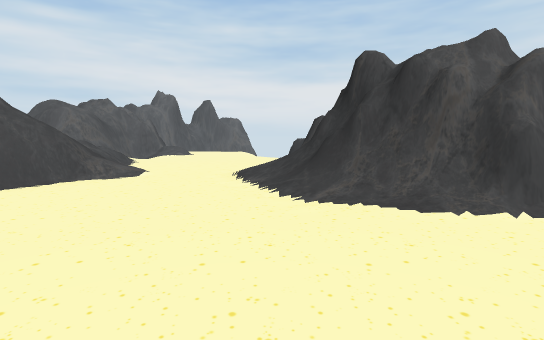
[1] (above)

24 first-person views from a walk through a Unity game level. The camera is 1.5 m above the floor, tilts 6° down and sees 85° across. The floor is counted in squares, 2 m on a side. Each view is taken from the middle of a square. On the plan, view 1 faces up. The plan holds only what a view shows up to about 10 squares ahead; the rest is blank.

[2]
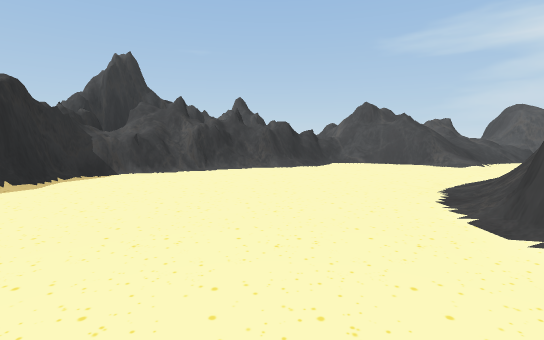

[3]
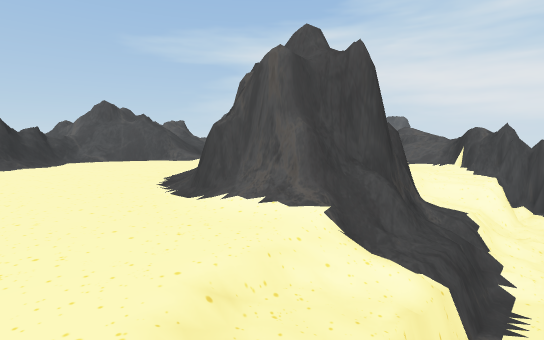

[4]
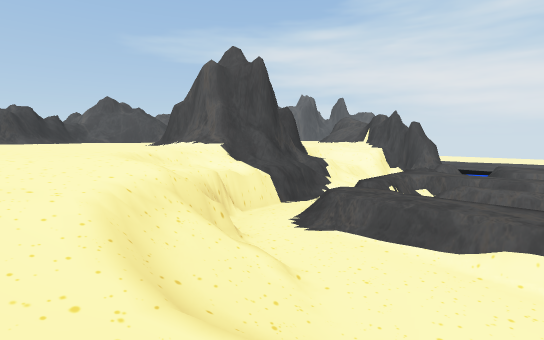

[5]
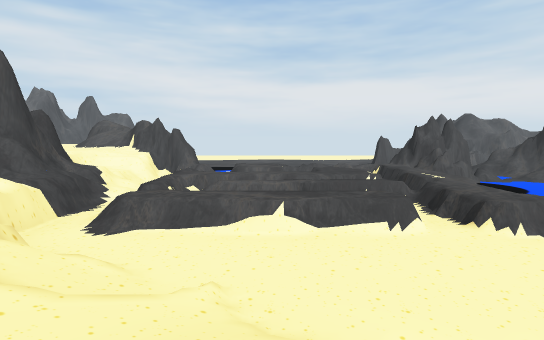

[6]
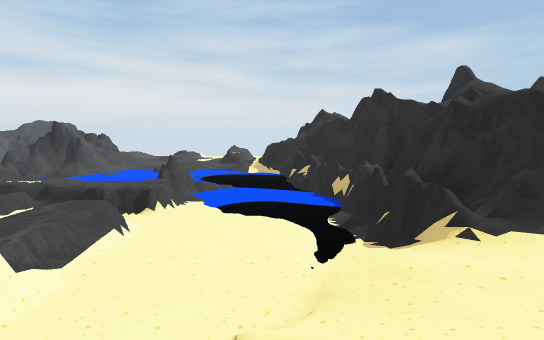

[7]
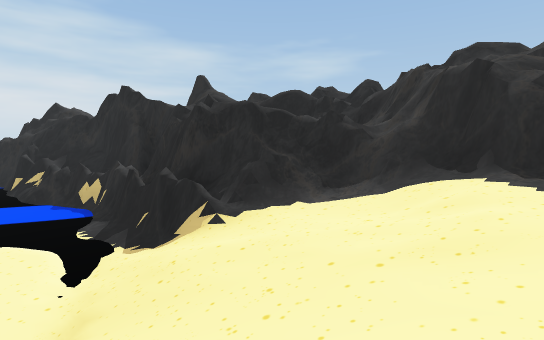

[8]
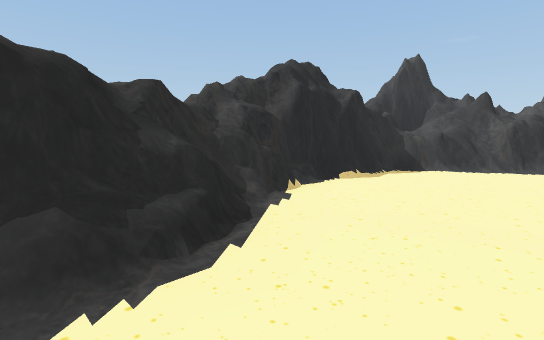

[9]
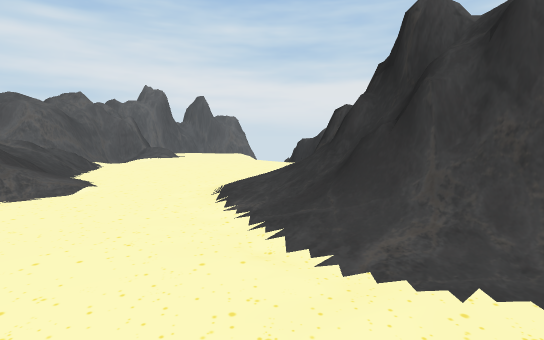

[10]
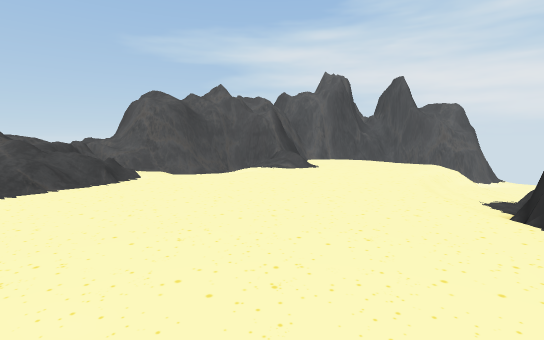

[11]
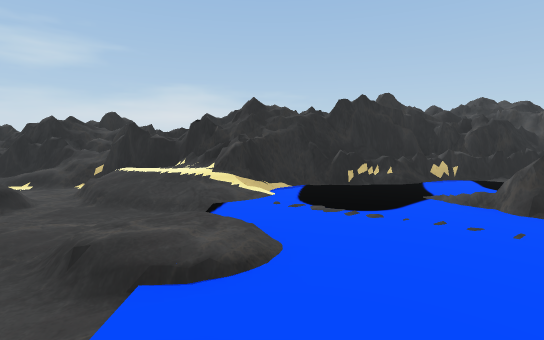

[12]
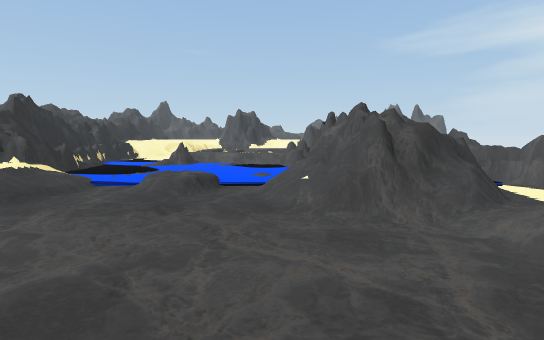

[13]
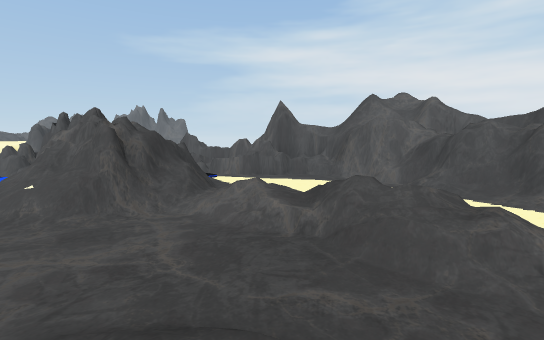

[14]
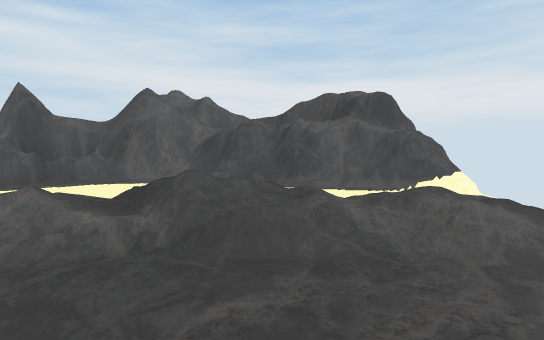

[15]
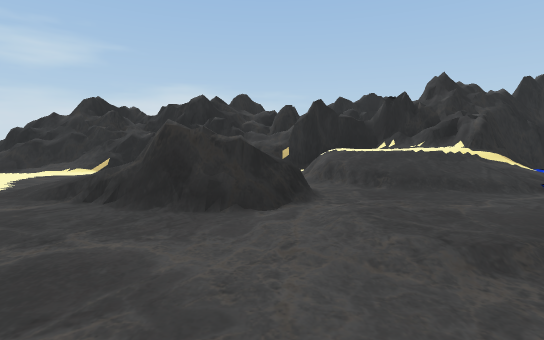

[16]
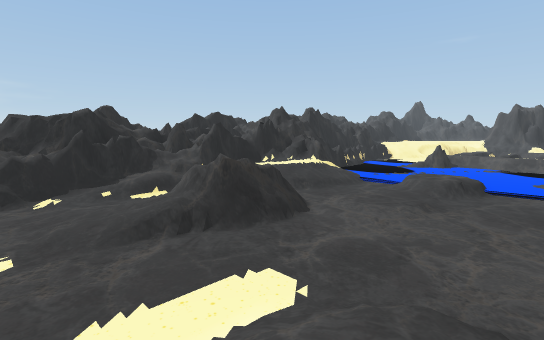

[17]
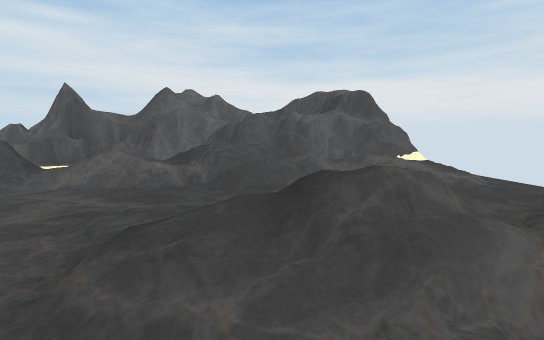

[18]
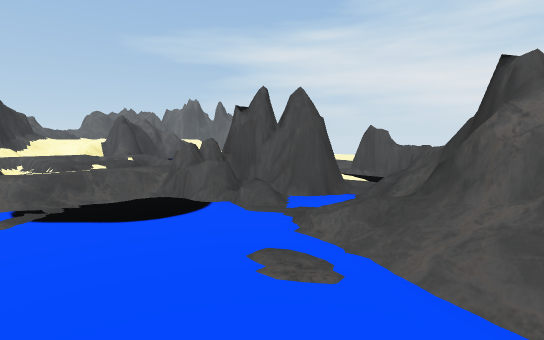

[19]
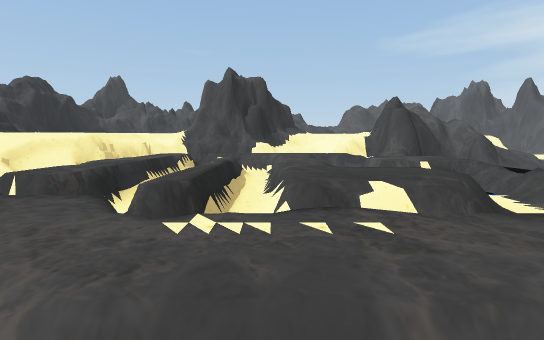

[20]
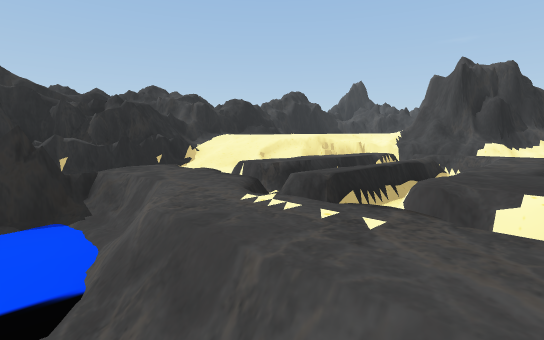

[21]
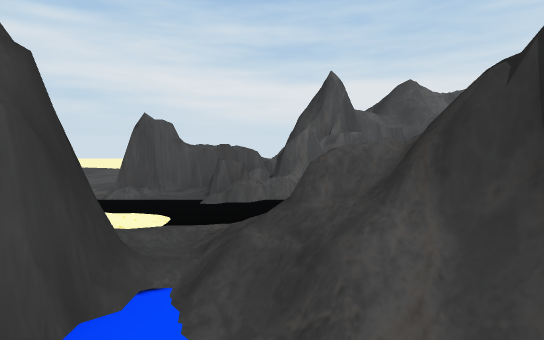

[22]
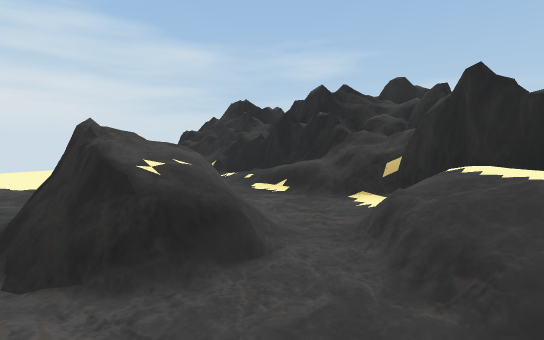

[23]
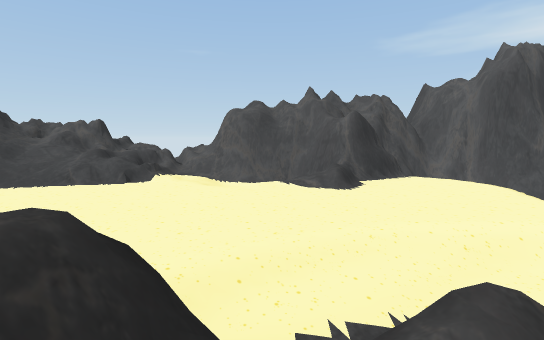

[24]
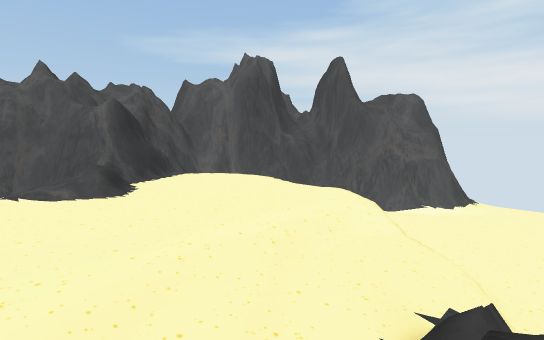

### Floor plan
Key: @ floor where view 1 was taken; # wall or solid block; x gap in a wall; . main floor; - floor 1 m lower than the main floor; : floor 1.25 m higher than the main floor; _ floor 1.25 m lower than the main floor; < floor 1.5 m lower than the main floor; ( floor 1.75 m lower than the main floor; ! floor 2 m lower than the main floor; / step, stairs or slope; = window, fence, low wall or low ledge; ~ liquid the walk can cross; ≈ liquid the walk keeps out of; ^ raised ledge; v drop or lower ground.
Columns run from 9 left of view 1 to 30 right of it. Each row starts with its distance up from view 1.
 23         #!!
 22        ##!!
 21     ####!!!
 20    ##/ !!!!
 19    ##   !!!
 18    #    =!!         !!
 17    #....#=!         !!
 16    #....///          !!    #########
 15    #=...//=           !  ####^/////####
 14   ##//..//   /!       !!##^^^!!!! !//##=
 13   #//..../// =/        !!#x^!!!!!  !!!/
 12  ##//..../# :#~~~       ~~~ //!
 11 ##///...../=/## ~       /~/  ##(<///////
 10 ==///...... /=##         #x####<_==////!
  9  ////...... //##x-//( =###≈####/!!!!!!!!
  8  v=///..... .//v(===#=##=≈//#==/!!!/
  7   =////..   ///##<<<-==(~~~~///!!!///
  6   =#///.//#####=======-(~~~~~!!!!!///
  5   =#=#.../####===__-=<-~~~~////(!!!!!
  4     =....//###=#=====-=~~~~~≈////=!!!!!!
  3     =......////v=====x=#~~~~~//!////!!!!
  2     ##......../=/(((((~~~~~~/////=//!!
  1      #.........////((~~~~~~(=///!!!!!!!
  0      ##..@......////~~~#^#######=/////=/
 -1      ##.........///#######    ###=##=##x
 -2       ##...../////###          ########
 -3        ###//########              ##^^
 -4          #####

Where each view was taken, in squares from view 1:
view 1: 0 up, 0 right, facing up
view 2: 1 up, 5 right, facing left
view 3: 1 up, 6 right, facing up-left
view 4: 0 up, 9 right, facing up-left
view 5: 1 down, 9 right, facing up
view 6: 1 up, 7 right, facing right
view 7: 1 up, 7 right, facing down-right
view 8: 0 up, 6 right, facing down-left
view 9: 2 up, 0 right, facing up
view 10: 8 up, 1 right, facing up-left
view 11: 8 up, 18 right, facing down
view 12: 7 up, 26 right, facing left
view 13: 7 up, 27 right, facing up-left
view 14: 7 up, 26 right, facing up
view 15: 7 up, 23 right, facing down
view 16: 7 up, 27 right, facing down-left
view 17: 5 up, 26 right, facing up
view 18: 5 up, 19 right, facing up-left
view 19: 6 up, 14 right, facing left
view 20: 7 up, 14 right, facing down-left
view 21: 8 up, 17 right, facing up
view 22: 4 up, 21 right, facing down-right
view 23: 13 up, 2 right, facing left
view 24: 13 up, 1 right, facing up-left
